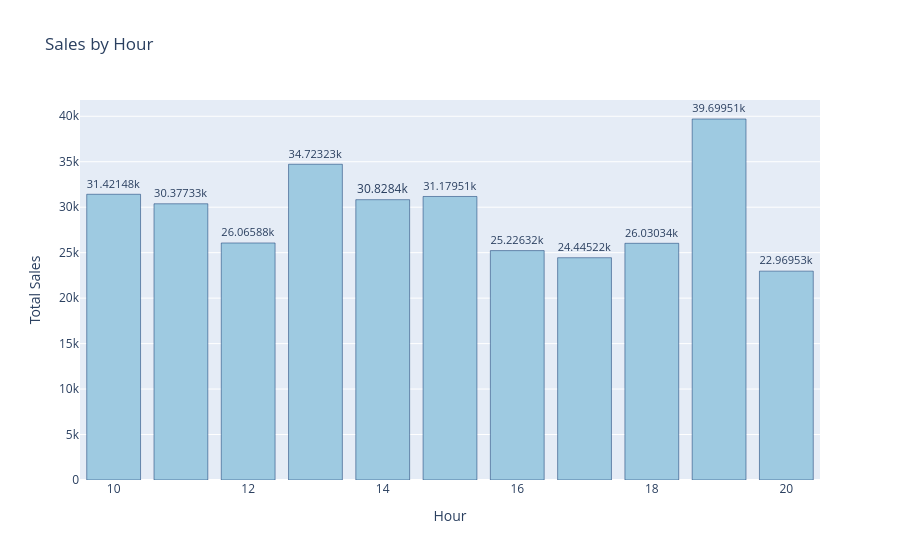

Notebook code cell kept with this figure:
### Markdown cell above
4- What are the peak sales times?

### Code cell
# Extract hours from the 'time' column to create a new 'Hour' column
df['Hour'] = df['time'].dt.hour

# Group total sales by hour and calculate the sum for each hour
total_sales_by_hour = df.groupby('Hour')['total'].sum().reset_index()

# Sort the total sales by hour in descending order
total_sales_by_hour = total_sales_by_hour.sort_values(by='total', ascending=False)

# Display the top 10 hours with the highest sales and print the peak time
print(f"The peak hour is {total_sales_by_hour['Hour'].loc[total_sales_by_hour['total'].idxmax()]} PM with total sales of {total_sales_by_hour['total'].max():.2f}")
display(total_sales_by_hour.head(10))

# Plot a bar chart to visualize total sales by hour
fig = px.bar(total_sales_by_hour, x='Hour', y='total', text_auto= True, title='Sales by Hour',
    labels={'Hour': 'Hour', 'total': 'Total Sales'}
)
fig.update_traces(textposition= 'outside', marker_color= 'rgb(158,202,225)', marker_line_color= 'rgb(8,48,107)')
fig.show()

### Figure 1 — Plotly figure (JSON) as saved in the notebook; plotly's stock layout.template omitted (floating-point values rounded to 4 significant figures)
{"data": [{"alignmentgroup": "True", "hovertemplate": "Hour=%{x}<br>Total Sales=%{y}<extra></extra>", "legendgroup": "", "marker": {"color": "rgb(158,202,225)", "line": {"color": "rgb(8,48,107)"}, "pattern": {"shape": ""}}, "name": "", "offsetgroup": "", "orientation": "v", "showlegend": false, "textposition": "outside", "texttemplate": "%{y}", "type": "bar", "x": [19, 13, 10, 15, 14, 11, 12, 18, 16, 17, 20], "xaxis": "x", "y": [39700.0, 34720.0, 31420.0, 31180.0, 30830.0, 30380.0, 26070.0, 26030.0, 25230.0, 24450.0, 22970.0], "yaxis": "y"}], "layout": {"barmode": "relative", "legend": {"tracegroupgap": 0}, "title": {"text": "Sales by Hour"}, "xaxis": {"anchor": "y", "domain": [0, 1], "title": {"text": "Hour"}}, "yaxis": {"anchor": "x", "domain": [0, 1], "title": {"text": "Total Sales"}}}}
